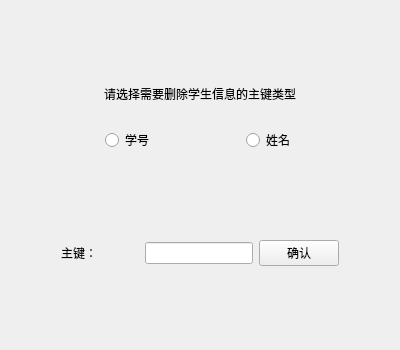
<?xml version="1.0" encoding="UTF-8"?>
<ui version="4.0">
 <class>useful_Tool</class>
 <widget class="QWidget" name="useful_Tool">
  <property name="geometry">
   <rect>
    <x>0</x>
    <y>0</y>
    <width>400</width>
    <height>350</height>
   </rect>
  </property>
  <property name="minimumSize">
   <size>
    <width>400</width>
    <height>350</height>
   </size>
  </property>
  <property name="maximumSize">
   <size>
    <width>400</width>
    <height>350</height>
   </size>
  </property>
  <property name="windowTitle">
   <string>删除信息</string>
  </property>
  <layout class="QVBoxLayout" name="verticalLayout">
   <item>
    <spacer name="verticalSpacer_3">
     <property name="orientation">
      <enum>Qt::Vertical</enum>
     </property>
     <property name="sizeHint" stdset="0">
      <size>
       <width>20</width>
       <height>40</height>
      </size>
     </property>
    </spacer>
   </item>
   <item>
    <widget class="QWidget" name="widget_3" native="true">
     <layout class="QHBoxLayout" name="horizontalLayout_3">
      <item>
       <spacer name="horizontalSpacer_4">
        <property name="orientation">
         <enum>Qt::Horizontal</enum>
        </property>
        <property name="sizeHint" stdset="0">
         <size>
          <width>40</width>
          <height>20</height>
         </size>
        </property>
       </spacer>
      </item>
      <item>
       <widget class="QLabel" name="label_note">
        <property name="text">
         <string>请选择需要删除学生信息的主键类型</string>
        </property>
       </widget>
      </item>
      <item>
       <spacer name="horizontalSpacer_5">
        <property name="orientation">
         <enum>Qt::Horizontal</enum>
        </property>
        <property name="sizeHint" stdset="0">
         <size>
          <width>40</width>
          <height>20</height>
         </size>
        </property>
       </spacer>
      </item>
     </layout>
    </widget>
   </item>
   <item>
    <widget class="QWidget" name="widget" native="true">
     <layout class="QHBoxLayout" name="horizontalLayout">
      <item>
       <spacer name="horizontalSpacer_6">
        <property name="orientation">
         <enum>Qt::Horizontal</enum>
        </property>
        <property name="sizeHint" stdset="0">
         <size>
          <width>40</width>
          <height>20</height>
         </size>
        </property>
       </spacer>
      </item>
      <item>
       <widget class="QRadioButton" name="radioButton_num">
        <property name="text">
         <string>学号</string>
        </property>
       </widget>
      </item>
      <item>
       <spacer name="horizontalSpacer_7">
        <property name="orientation">
         <enum>Qt::Horizontal</enum>
        </property>
        <property name="sizeHint" stdset="0">
         <size>
          <width>40</width>
          <height>20</height>
         </size>
        </property>
       </spacer>
      </item>
      <item>
       <widget class="QRadioButton" name="radioButton_name">
        <property name="text">
         <string>姓名</string>
        </property>
       </widget>
      </item>
      <item>
       <spacer name="horizontalSpacer_8">
        <property name="orientation">
         <enum>Qt::Horizontal</enum>
        </property>
        <property name="sizeHint" stdset="0">
         <size>
          <width>40</width>
          <height>20</height>
         </size>
        </property>
       </spacer>
      </item>
     </layout>
    </widget>
   </item>
   <item>
    <spacer name="verticalSpacer_2">
     <property name="orientation">
      <enum>Qt::Vertical</enum>
     </property>
     <property name="sizeHint" stdset="0">
      <size>
       <width>20</width>
       <height>40</height>
      </size>
     </property>
    </spacer>
   </item>
   <item>
    <widget class="QWidget" name="widget_2" native="true">
     <layout class="QHBoxLayout" name="horizontalLayout_2">
      <item>
       <spacer name="horizontalSpacer">
        <property name="orientation">
         <enum>Qt::Horizontal</enum>
        </property>
        <property name="sizeHint" stdset="0">
         <size>
          <width>40</width>
          <height>20</height>
         </size>
        </property>
       </spacer>
      </item>
      <item>
       <widget class="QLabel" name="label_2">
        <property name="text">
         <string>主键：</string>
        </property>
       </widget>
      </item>
      <item>
       <spacer name="horizontalSpacer_3">
        <property name="orientation">
         <enum>Qt::Horizontal</enum>
        </property>
        <property name="sizeHint" stdset="0">
         <size>
          <width>40</width>
          <height>20</height>
         </size>
        </property>
       </spacer>
      </item>
      <item>
       <widget class="QLineEdit" name="lineEdit"/>
      </item>
      <item>
       <widget class="QPushButton" name="pushButton">
        <property name="text">
         <string>确认</string>
        </property>
       </widget>
      </item>
      <item>
       <spacer name="horizontalSpacer_2">
        <property name="orientation">
         <enum>Qt::Horizontal</enum>
        </property>
        <property name="sizeHint" stdset="0">
         <size>
          <width>40</width>
          <height>20</height>
         </size>
        </property>
       </spacer>
      </item>
     </layout>
    </widget>
   </item>
   <item>
    <spacer name="verticalSpacer">
     <property name="orientation">
      <enum>Qt::Vertical</enum>
     </property>
     <property name="sizeHint" stdset="0">
      <size>
       <width>20</width>
       <height>40</height>
      </size>
     </property>
    </spacer>
   </item>
  </layout>
 </widget>
 <resources/>
 <connections/>
</ui>
